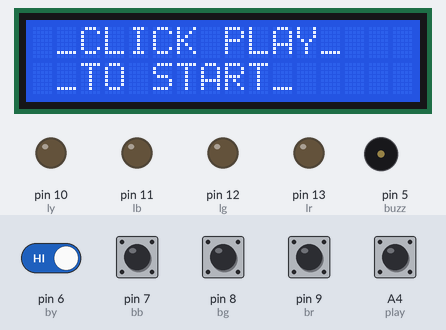
Bench run of a sketch on a simulated Arduino Uno, built with avr-gcc and run on an emulated ATmega328P. On the bench: 16×2 character LCD, output pins drawn as LEDs (lit = HIGH), buzzer (waves = sounding). The test bench sets the inputs (shaded band); at power-on: A4 (play), pin 6 (by), pin 7 (bb), pin 8 (bg), pin 9 (br) HIGH. Random numbers use the default seed unless the sketch sets one; what the sketch prints to the serial monitor is not drawn.

Above: at 2.2 s.
2.3 s: A4 (play) pulled LOW for 0.15 s
At 5.2 s:
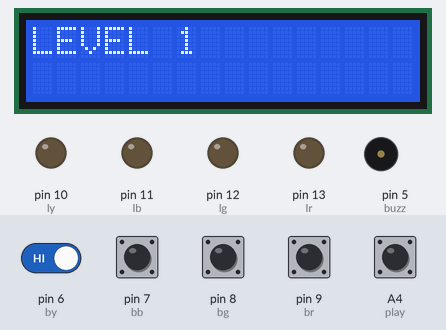
5.4 s: pin 7 (bb) pulled LOW for 0.15 s
At 6.3 s:
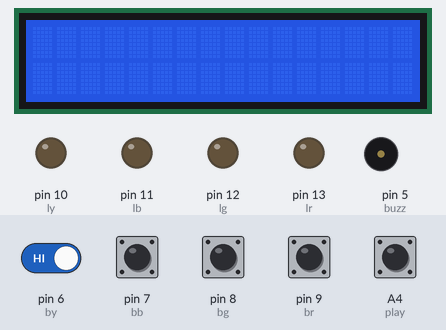
8.5 s: pin 6 (by) driven LOW and pin 7 (bb) driven LOW
11.5 s: pin 7 (bb) driven HIGH and A4 (play) driven LOW
At 13.8 s:
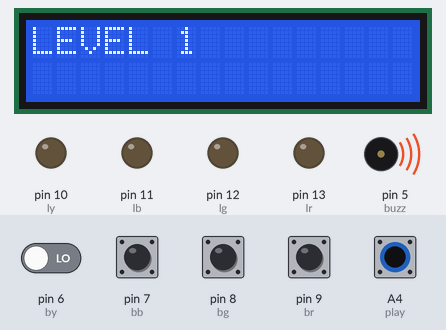
14.5 s: pin 6 (by) driven HIGH
17.4 s: pin 9 (br) pulled LOW for 0.15 s
At 18.8 s:
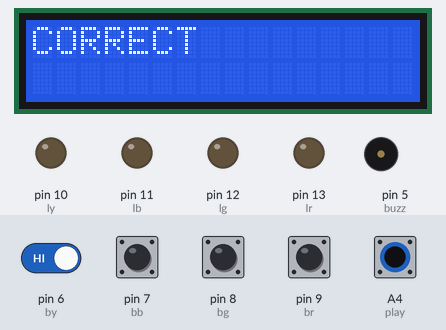
Timing chart, 0 to 23.4 s (numbered marks = the images above; inputs shaded):
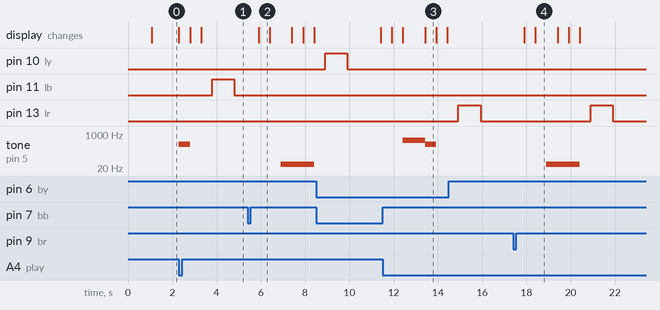

Measured:
- after the input at 2.3 s, pin 11 (lb): LOW → HIGH after 1.5 s, → LOW 1.0 s later; tone on pin 5 (buzz): silent → 312 Hz at once, → silent 0.50 s later; the display: changes at once (image 1)
- after the input at 5.4 s, tone on pin 5 (buzz): silent → 30 Hz after 1.5 s, → silent 1.5 s later; the display: changes after 0.50 s (image 2)
- after the input at 17.4 s, pin 13 (lr): LOW → HIGH after 3.5 s, → LOW 1.0 s later; tone on pin 5 (buzz): silent → 30 Hz after 1.5 s, → silent 1.5 s later; the display: first changes after 0.50 s (image 4 shows a later state)
- what the display in image 2 shows lasts 0.5 s, from 5.9 s to 6.4 s
- what the display in image 4 shows lasts 1.0 s, from 18.4 s to 19.4 s

The sketch:

lets_try_this.ino
```cpp
#include<LiquidCrystal.h>
int rs = 4, e = 3, d4 = 2, d5 = A1, d6 = A2, d7 = A3;
LiquidCrystal score(rs, e, d4, d5, d6, d7);


int bg = 8, bb = 7, br = 9, by = 6;
int play = A4;

int lb = 11, lg = 12, lr = 13, ly = 10;

int buzz = 5;
int value, click, did = 0;
int time = 500, timeup = 1000, wait = 40;
int i, k, j = 2, m = 1;
int l = 1;


int leds[] = {lb, lg, lr, ly};
int ran[20] = {0};
int parss[20] = {0};


String clr;

bool isit;

void setup()
{
  pinMode(bg, INPUT);
  digitalWrite(bg, HIGH);
  pinMode(bb, INPUT);
  digitalWrite(bb, HIGH);
  pinMode(br, INPUT);
  digitalWrite(br, HIGH);
  pinMode(by, INPUT);
  digitalWrite(by, HIGH);
  pinMode(play, INPUT_PULLUP);

  pinMode(lb, OUTPUT);
  pinMode(lg, OUTPUT);
  pinMode(lr, OUTPUT);
  pinMode(ly, OUTPUT);

  pinMode(buzz, OUTPUT);

  Serial.begin(9600);
  score.begin(16, 2);
  score.clear();
  score.print("WELCOME");
  delay(timeup);
  score.clear();

  randomSeed(analogRead(0));

}

void loop()
{

  j = 2;
  score.print(" _CLICK PLAY_ ");
  score.setCursor(0, 1);
  score.print(" _TO START_ ");
  while(digitalRead(play) == HIGH) {}
  score.clear();
  tone (buzz, 312, 500);

  for( i = 1; i < j; i++)
  {
    Serial.println(i);

    level_counter();
    flash();
    for( k = 0; k < i; k++)
    {
      while (digitalRead(bg) == HIGH && digitalRead(bb) == HIGH && digitalRead(br) == HIGH && digitalRead(by) == HIGH ) {}
      which_is_clicked();
      delay(time);
    }
    for (int z = 0; z < j; z++)
    {
      Serial.print(ran[z]);
      Serial.print("and");
      Serial.println(parss[z]);
    }

    l = 1;
    did = 0;

    for (int g = 0; g < j; g++)
    {
      if (ran[g] == parss[g]) {did++;}
      else {break;}
    }

    if (j == 21)
    {
      score.clear();
      delay(time);
      score.println("_YOU WON_");
      delay(time);
      score.clear();
      tone(buzz, 512, 500);
      break;
    }
    else if (did == j)
    {
      score.clear();
      delay(time);
      score.println("CORRECT");
      delay(time);
      tone (buzz, 30, 1500);
      j++;
    }

    else
    {
      score.clear();
      delay(time);
      score.println("Wrong");
      delay(time);
      score.clear();
      tone(buzz, 500, 1000);
      break;
    }
    delay(time);
    }
    delay(timeup);

  }

void flash()
{
  value = random(4);
  ran[i] = value;
  digitalWrite(leds[value], HIGH);
  delay(timeup);
  digitalWrite(leds[value], LOW);
  delay(time);
}
int which_is_clicked()
{

  if (digitalRead(bb) == LOW)
    {
      click = 0;
    }
  else if (digitalRead(bg) == LOW)
    {
      click = 1;
    }
  else if (digitalRead(br) == LOW)
    {
      click = 2;
    }
  else if (digitalRead(by) == LOW)
    {
      click = 3;
    }
  parss[l] = click;
  l++;
}
int level_counter()
{
  score.setCursor(0, 0);
  score.print("LEVEL ");
  score.println(i);
  delay(time);
  score.clear();
  delay(time);
  score.setCursor(0, 0);
  score.print("LEVEL ");
  score.println(i);
  delay(time);

}
```
